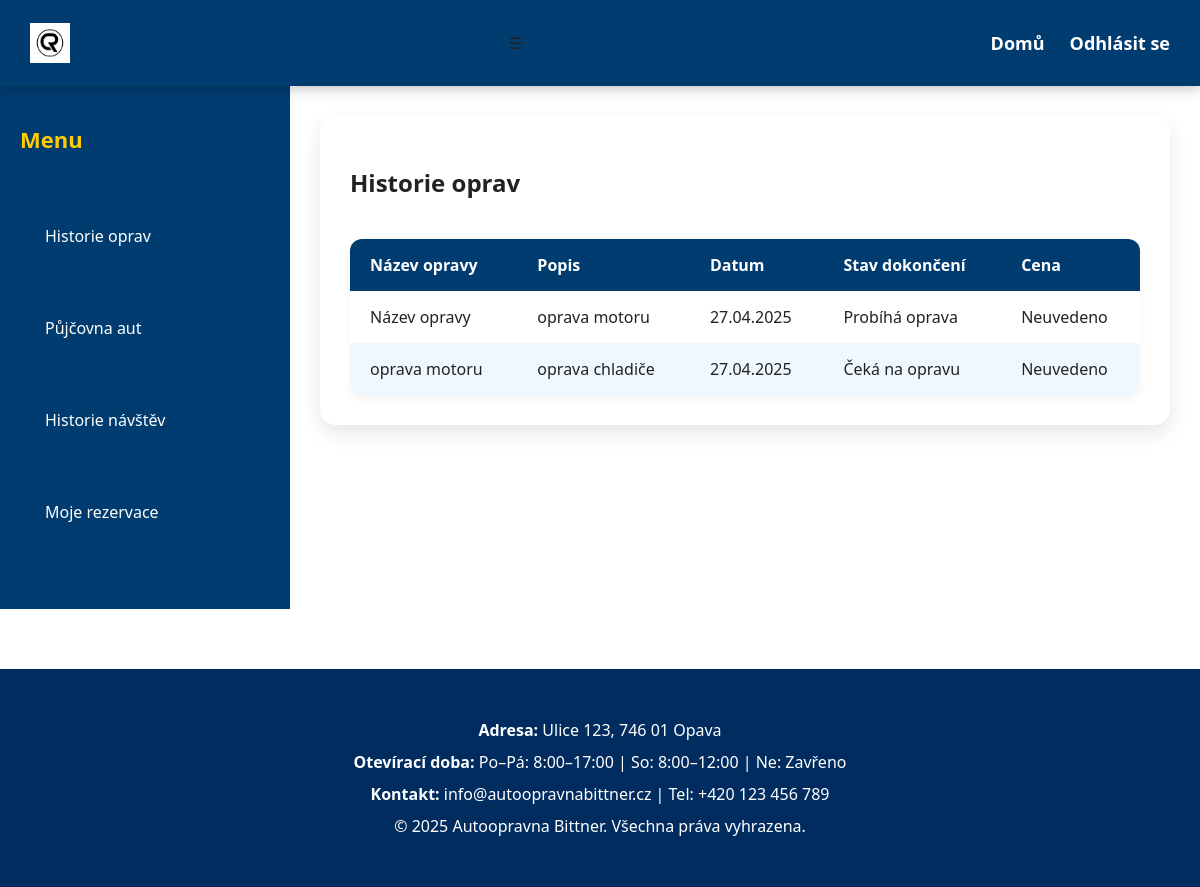
The page /dashboard/ (signed in) on the database as committed earlier.
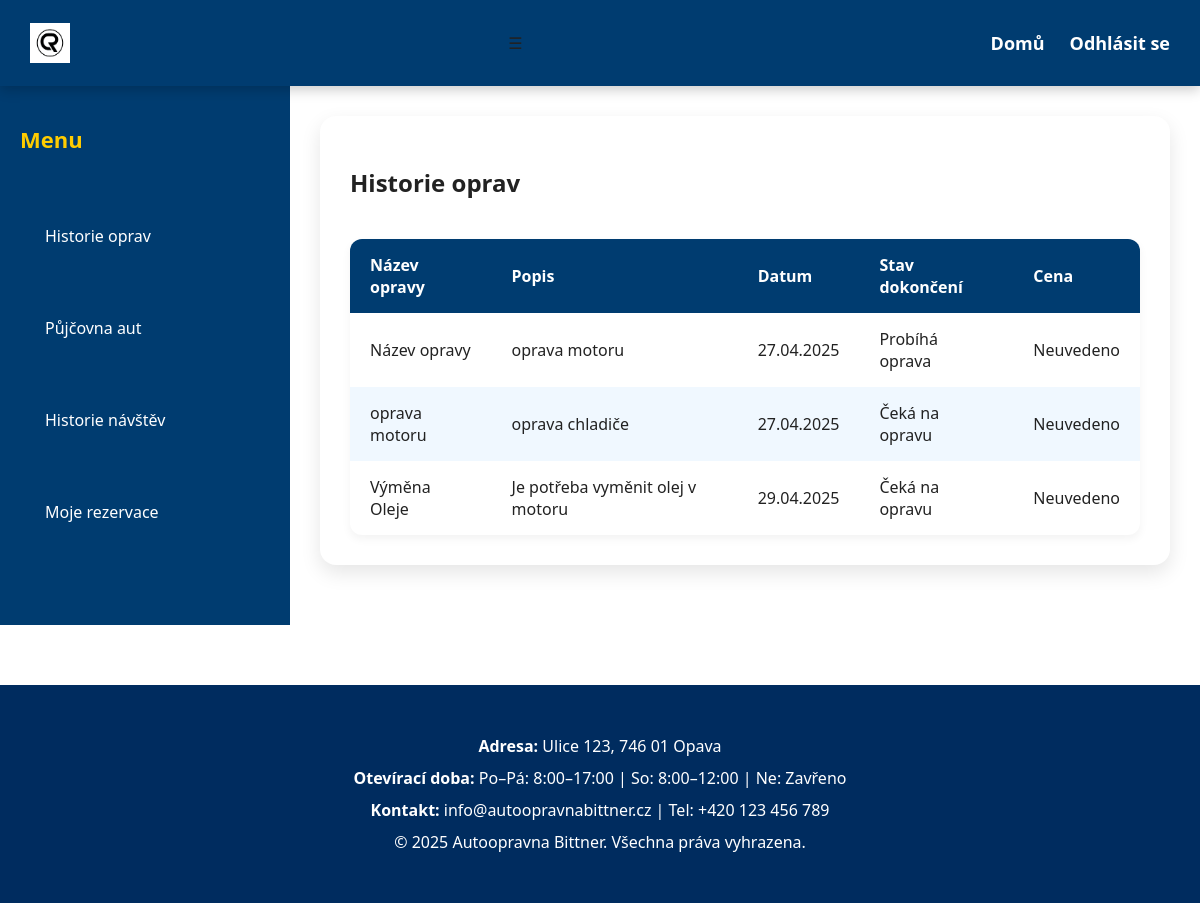
The same page on the database as committed later.
### hlavni/models.py (models this page shows, shortened)
class Repair(models.Model):
    STATUS_CHOICES = [
        ('waiting', 'Čeká na opravu'),
        ('in_progress', 'Probíhá oprava'),
        ('completed', 'Dokončeno'),
    ]
    customer = models.ForeignKey(User, on_delete=models.CASCADE)
    title = models.CharField(max_length=255)
    description = models.TextField()
    status = models.CharField(max_length=20, choices=STATUS_CHOICES, default='waiting')
    created_at = models.DateTimeField(auto_now_add=True)

### hlavni/views.py (the view)
# urls.py: path('dashboard/', views.dashboard, name='dashboard'),
@login_required(login_url='login')
def dashboard(request):
    if request.user.is_superuser:
        return redirect('admin_dashboard')
    repairs = Repair.objects.filter(customer=request.user)
    reservations = RepairReservation.objects.filter(user=request.user)
    auta_vsechna  = Auto.objects.filter()
    return render(request, 'hlavni/dashboard.html', {
        'repairs': repairs,
        'reservations': reservations,
        'auta_dostupna': auta_vsechna
    })

### hlavni/templates/hlavni/dashboard.html (shortened to what this page needs)
{% load static %}
<!DOCTYPE html>
<html lang="cs">
<head>
  <link rel="stylesheet" href="{% static 'css/dashboard.css' %}">
</head>
<body>
  <nav class="navbar">
    <div class="logo">
      <img src="{% static 'img/CRlogo.png' %}" alt="Logo" class="logo-img">
    </div>
    <div class="menu-toggle" id="mobile-menu">&#9776;</div>
    <ul class="nav-links" id="nav-links">
      <li><a href="{% url 'index' %}">Domů</a></li>
      <li><a href="{% url 'logout' %}">Odhlásit se</a></li>
    </ul>
  </nav>
  <div class="dashboard-container" style="display: flex;">
    <aside class="sidebar">
      <h2>Menu</h2>
      <ul>
        <li><a href="#" onclick="showSection('opravy')" id="opravy-link">Historie oprav</a></li>
        <li><a href="#" onclick="showSection('pujcovna')" id="pujcovna-link">Půjčovna aut</a></li>
        <li><a href="#" onclick="showSection('navstevy')" id="navstevy-link">Historie návštěv</a></li>
        <li><a href="#" onclick="showSection('rezervace')" id="rezervace-link">Moje rezervace</a></li>
      </ul>
    </aside>
    <main class="dashboard-main" style="flex: 1; padding: 30px;">
      <section id="opravy" class="content-section">
        <div class="card">
          <h2>Historie oprav</h2>
          <table class="dashboard-table">
            <thead>
              <tr>
                <th>Název opravy</th>
                <th>Popis</th>
                <th>Datum</th>
                <th>Stav dokončení</th>
                <th>Cena</th>
              </tr>
            </thead>
            <tbody>
              {% for repair in repairs %}
              <tr>
                <td>{{ repair.title }}</td>
                <td>{{ repair.description }}</td>
                <td>{{ repair.created_at|date:"d.m.Y" }}</td>
                <td>
                  {% if repair.status == "waiting" %}
                    Čeká na opravu
                  {% elif repair.status == "in_progress" %}
                    Probíhá oprava
                  {% elif repair.status == "completed" %}
                    Dokončeno
                  {% endif %}
                </td>
                <td>{{ repair.price|default:"Neuvedeno" }}</td>
              </tr>
              {% empty %}
              <tr>
                <td colspan="5">Žádné opravy nenalezeny.</td>
              </tr>
              {% endfor %}
            </tbody>
          </table>
        </div>
      </section>
    </main>
  </div>
  <footer>
    <div class="footer-info">
      <p><strong>Adresa:</strong> Ulice 123, 746 01 Opava</p>
      <p><strong>Otevírací doba:</strong> Po–Pá: 8:00–17:00 | So: 8:00–12:00 | Ne: Zavřeno</p>
      <p><strong>Kontakt:</strong> info@autoopravnabittner.cz | Tel: +420 123 456 789</p>
      <p>&copy; 2025 Autoopravna Bittner. Všechna práva vyhrazena.</p>
    </div>
  </footer>
</body>
</html>

### hlavni/static/css/dashboard.css (style rules this page uses)
body { margin: 0; font-family: 'Segoe UI', Tahoma, Geneva, Verdana, sans-serif; background-color: #ffffff; color: #222; }
.navbar { display: flex; justify-content: space-between; align-items: center; background-color: #003c70; padding: 15px 30px; position: sticky; top: 0; z-index: 1000; box-shadow: 0 4px 12px rgba(0, 0, 0, 0.2); }
.logo { display: flex; align-items: center; }
.logo-img { width: 40px; height: 40px; margin-right: 10px; transition: transform 0.3s ease-in-out; }
.nav-links { list-style: none; display: flex; gap: 25px; }
.nav-links li a { color: white; text-decoration: none; font-weight: 600; font-size: large; position: relative; transition: color 0.3s ease; }
.nav-links li a::after { content: ''; position: absolute; bottom: -6px; left: 0; width: 0; height: 2px; background-color: white; transition: width 0.3s ease; }
.sidebar { width: 250px; background-color: #003c70; color: white; display: flex; flex-direction: column; padding: 20px; position: sticky; top: 0; height: auto; }
.sidebar h2 { font-size: 22px; margin-bottom: 20px; color: #ffcc00; }
.sidebar ul { list-style: none; padding: 0; }
.sidebar ul li { margin: 15px 0; cursor: pointer; padding: 10px; border-radius: 6px; transition: background-color 0.3s ease; }
.sidebar a { color: white; text-decoration: none; margin-bottom: 15px; display: block; font-weight: 500; transition: color 0.3s ease, background 0.3s ease; padding: 10px 15px; border-radius: 8px; }
.dashboard-table { width: 100%; border-collapse: collapse; margin-top: 40px; background: white; border-radius: 12px; overflow: hidden; box-shadow: 0 4px 10px rgba(0, 0, 0, 0.05); }
.dashboard-table th, .dashboard-table td { padding: 15px 20px; text-align: left; }
.dashboard-table th { background-color: #003c70; color: white; }
.dashboard-table tr:nth-child(even) { background-color: #f0f8ff; }
.card { background: #ffffff; border-radius: 16px; padding: 30px; box-shadow: 0 8px 20px rgba(0, 0, 0, 0.1); margin-bottom: 30px; }
.content-section { display: none; }
.content-section:not(.hidden) { display: block; }
footer { background-color: #002c5f; color: #ffffff; text-align: center; padding: 40px 20px; margin-top: 60px; }
.footer-info p { margin: 10px 0; font-size: 16px; }

Rows that differ between the two databases and show on the page:
added Repair: title "Výměna Oleje", description "Je potřeba vyměnit olej v motoru", created_at "29.04.2025", status "Čeká na opravu", price "Neuvedeno"
